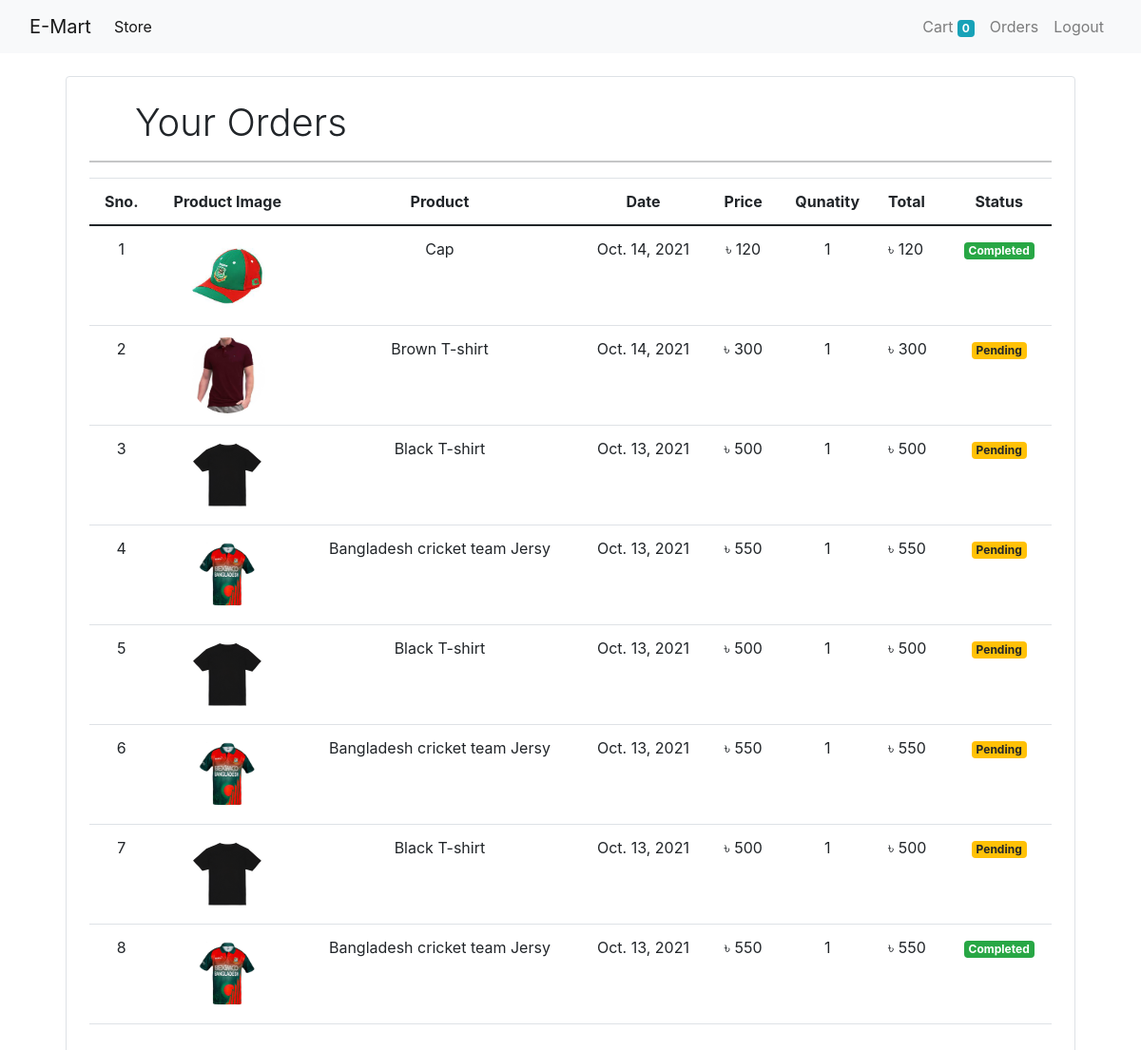
Screenshot of /orders (signed in) with the database file from the repository.
### store/models/orders.py (models this page shows, shortened)
class Order(models.Model):
    product = models.ForeignKey(Product, on_delete=models.CASCADE)
    customer = models.ForeignKey(Customer, on_delete=models.CASCADE)
    quantity = models.IntegerField(default=1)
    price = models.IntegerField()
    address = models.CharField(max_length=50, default='', blank=True)
    phone = models.CharField(max_length=50, default='', blank=True)
    date = models.DateField(default=datetime.datetime.today)
    status = models.BooleanField(default=False)
    @staticmethod
    def get_orders_by_customer(customer_id):
        return Order\
            .objects\
            .filter(customer = customer_id)\
            .order_by('-date')

### store/models/product.py (models this page shows, shortened)
class Product(models.Model):
    name = models.CharField(max_length=50)
    price = models.IntegerField(default=0)
    category = models.ForeignKey(Category, on_delete=models.CASCADE, default=1)
    description = models.CharField(max_length=200, default='', null=True, blank=True)
    image = models.ImageField(upload_to='uploads/products/')

### store/middlewares/auth.py (the view)
    def middleware(request):
        if not request.session.get('customer'):
            returnUrl = request.META['PATH_INFO']
            print()
            return redirect(f'login?return_url={returnUrl}')
        response = get_response(request)
        return response

### store/templatetags/custom_filter.py (called while the page is built)
@register.filter(name='currency')
def currency(number):
    return "৳ "+str(number)

@register.filter(name='multiply')
def multiply(number, number1):
    return number * number1

### store/views/orders.py (called while the page is built)
    def get(self, request):
        customer = request.session.get('customer')
        orders = Order.get_orders_by_customer(customer)
        print(orders)
        return render(request, 'orders.html', {'orders' : orders})

### store/templates/orders.html
{% extends 'base.html' %}
{% block content %}
{% load cart %}
{% load custom_filter %}
<div class="container mt-4">
	<div class="border rounded p-4 m-4">
		<p class="display-6 pl-4 ml-4">Your Orders</p>
		<hr>
		<table class="table">
			<thread>
				<tr>
					<th class="text-center">Sno.</th>
					<th class="text-center">Product Image</th>
					<th class="text-center">Product</th>
					<th class="text-center">Date</th>
					<th class="text-center">Price</th>
					<th class="text-center">Qunatity</th>
					<th>Total</th>
					<th class="text-center">Status</th>
				</tr>
			</thread>
			<tbody>
				{% for order in orders %}
				<tr>
					<td class="text-center">{{forloop.counter}}</td>
					<td class="text-center"><img style="height:80px;" class="rounded-circle" src="{{order.product.image.url}}" alt="Product Image"></td>
					<td class="text-center">{{order.product.name}}</td>
					<td class="text-center">{{order.date}}</td>
					<td class="text-center">{{order.price | currency}}</td>
					<td class="text-center">{{order.quantity}}</td>
					<td>{{order.quantity | multiply:order.price | currency}}</td>
					{% if order.status %}
						<td class="text-center"><small class="badge badge-success">Completed</small></td>
					{% else %}
						<td class="text-center"><small class="badge badge-warning">Pending</small></td>
					{% endif %}
				</tr>
				{% endfor %}
			</tbody>
		</table>
	</div>
</div>
{% endblock %}

### rows the page displays
Order: product.image (picture), product.name "Cap", date "Oct. 14, 2021", price "৳ 120", quantity "1", quantity|multiply "৳ 120", status "Completed"
Order: product.image (picture), product.name "Brown T-shirt", date "Oct. 14, 2021", price "৳ 300", quantity "1", quantity|multiply "৳ 300", status "Pending"
Order: product.image (picture), product.name "Black T-shirt", date "Oct. 13, 2021", price "৳ 500", quantity "1", quantity|multiply "৳ 500", status "Pending"
Order: product.image (picture), product.name "Bangladesh cricket team Jersy", date "Oct. 13, 2021", price "৳ 550", quantity "1", quantity|multiply "৳ 550", status "Pending"
Order: product.image (picture), product.name "Black T-shirt", date "Oct. 13, 2021", price "৳ 500", quantity "1", quantity|multiply "৳ 500", status "Pending"
Order: product.image (picture), product.name "Bangladesh cricket team Jersy", date "Oct. 13, 2021", price "৳ 550", quantity "1", quantity|multiply "৳ 550", status "Pending"
Order: product.image (picture), product.name "Black T-shirt", date "Oct. 13, 2021", price "৳ 500", quantity "1", quantity|multiply "৳ 500", status "Pending"
Order: product.image (picture), product.name "Bangladesh cricket team Jersy", date "Oct. 13, 2021", price "৳ 550", quantity "1", quantity|multiply "৳ 550", status "Completed"

### other values shown
{{ request.session.cart.keys | length }} "0"
